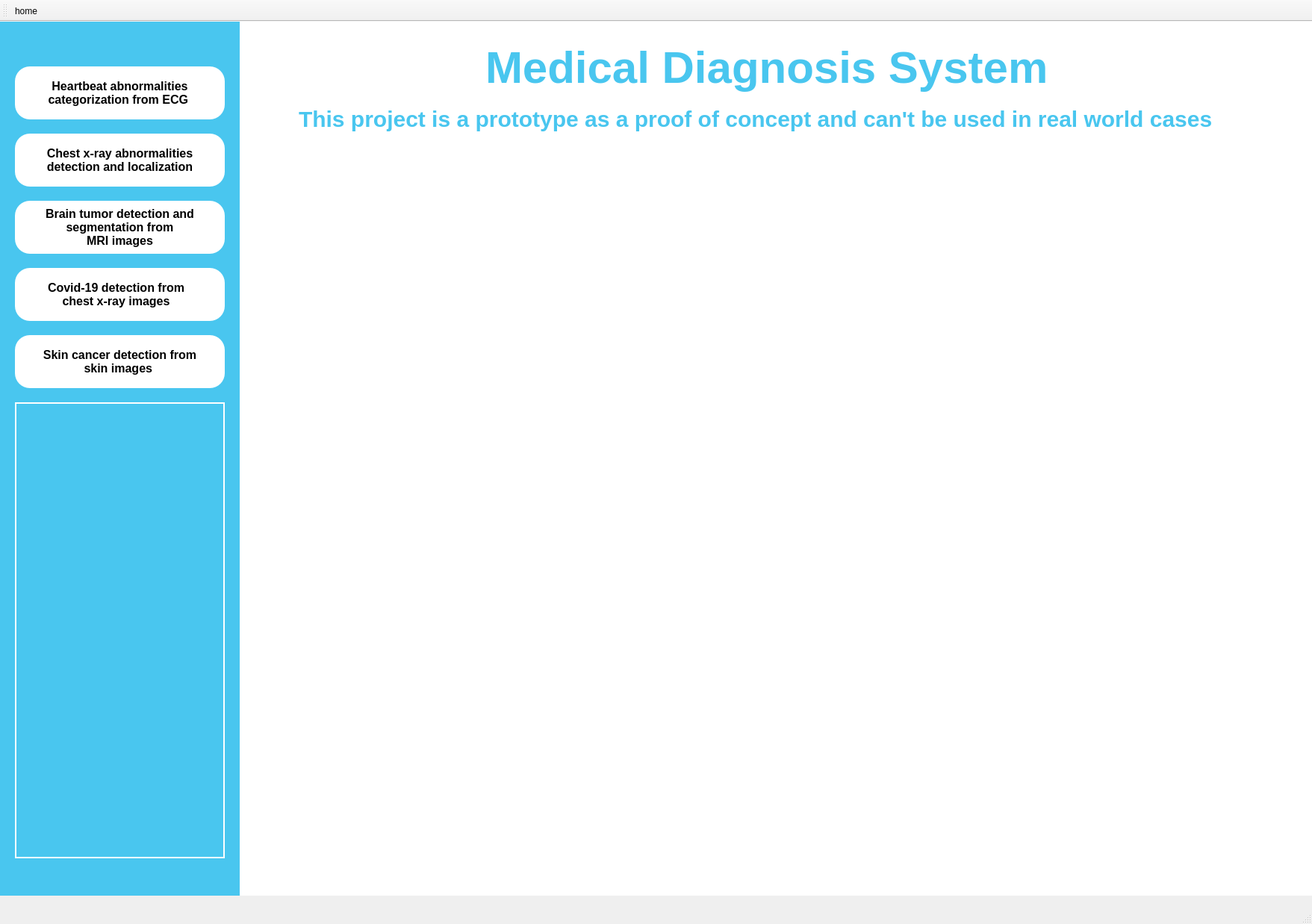
<?xml version="1.0" encoding="UTF-8"?>
<ui version="4.0">
 <class>MainWindow</class>
 <widget class="QMainWindow" name="MainWindow">
  <property name="geometry">
   <rect>
    <x>0</x>
    <y>0</y>
    <width>1757</width>
    <height>1238</height>
   </rect>
  </property>
  <property name="windowTitle">
   <string>MainWindow</string>
  </property>
  <widget class="QWidget" name="centralwidget">
   <widget class="QStackedWidget" name="stackedwidget">
    <property name="geometry">
     <rect>
      <x>320</x>
      <y>-30</y>
      <width>1441</width>
      <height>1201</height>
     </rect>
    </property>
    <property name="mouseTracking">
     <bool>false</bool>
    </property>
    <property name="styleSheet">
     <string notr="true">QstackedWidget{
border:false

}</string>
    </property>
    <property name="frameShape">
     <enum>QFrame::NoFrame</enum>
    </property>
    <property name="currentIndex">
     <number>0</number>
    </property>
    <widget class="QWidget" name="home">
     <property name="styleSheet">
      <string notr="true">QWidget{

background-color:white


}</string>
     </property>
     <widget class="QLabel" name="label_23">
      <property name="geometry">
       <rect>
        <x>0</x>
        <y>210</y>
        <width>1441</width>
        <height>801</height>
       </rect>
      </property>
      <property name="text">
       <string/>
      </property>
      <property name="pixmap">
       <pixmap>images/icons/16367359_rm373batch7-banner-06-s88.jpg</pixmap>
      </property>
      <property name="scaledContents">
       <bool>true</bool>
      </property>
     </widget>
     <widget class="QLabel" name="label_4">
      <property name="geometry">
       <rect>
        <x>330</x>
        <y>40</y>
        <width>791</width>
        <height>101</height>
       </rect>
      </property>
      <property name="styleSheet">
       <string notr="true">QLabel{

color: rgb(73, 198, 239);
font-size: 60px;
font-weight: 800;
}</string>
      </property>
      <property name="text">
       <string>Medical Diagnosis System</string>
      </property>
     </widget>
     <widget class="QLabel" name="label_5">
      <property name="geometry">
       <rect>
        <x>80</x>
        <y>110</y>
        <width>1301</width>
        <height>101</height>
       </rect>
      </property>
      <property name="styleSheet">
       <string notr="true">QLabel{

color: rgb(73, 198, 239);
font-size: 30px;
font-weight: 800;
}</string>
      </property>
      <property name="text">
       <string>This project is a prototype as a proof of concept and can't be used in real world cases </string>
      </property>
     </widget>
     <zorder>label_5</zorder>
     <zorder>label_23</zorder>
     <zorder>label_4</zorder>
    </widget>
    <widget class="QWidget" name="brain_page">
     <widget class="QLabel" name="brain_choose_image">
      <property name="geometry">
       <rect>
        <x>180</x>
        <y>330</y>
        <width>511</width>
        <height>511</height>
       </rect>
      </property>
      <property name="styleSheet">
       <string notr="true">QLabel{

background-color:white;

color: rgb(73, 198, 239);
border-radius: 35px;

}</string>
      </property>
      <property name="text">
       <string>&lt;html&gt;&lt;head/&gt;&lt;body&gt;&lt;p&gt;&lt;span style=&quot; font-size:26pt;&quot;&gt;No file choosen, yet&lt;/span&gt;&lt;/p&gt;&lt;/body&gt;&lt;/html&gt;</string>
      </property>
      <property name="scaledContents">
       <bool>true</bool>
      </property>
      <property name="alignment">
       <set>Qt::AlignCenter</set>
      </property>
      <property name="wordWrap">
       <bool>true</bool>
      </property>
      <property name="margin">
       <number>-3</number>
      </property>
     </widget>
     <widget class="QPushButton" name="brain_choose_btn">
      <property name="geometry">
       <rect>
        <x>180</x>
        <y>850</y>
        <width>511</width>
        <height>81</height>
       </rect>
      </property>
      <property name="styleSheet">
       <string notr="true">QPushButton{

font-size: 25px;
color:white;
background-color:rgb(73, 198, 239);

border-radius: 35px;


}</string>
      </property>
      <property name="text">
       <string>Choose a file</string>
      </property>
     </widget>
     <widget class="QPushButton" name="brain_diagnose_btn">
      <property name="geometry">
       <rect>
        <x>180</x>
        <y>950</y>
        <width>241</width>
        <height>91</height>
       </rect>
      </property>
      <property name="styleSheet">
       <string notr="true">QPushButton{

font-size: 25px;
background-color:rgb(73, 198, 239);
color:white;

border-radius: 40px;


}</string>
      </property>
      <property name="text">
       <string>Diagnose</string>
      </property>
     </widget>
     <widget class="QLabel" name="brain_result">
      <property name="geometry">
       <rect>
        <x>460</x>
        <y>950</y>
        <width>231</width>
        <height>91</height>
       </rect>
      </property>
      <property name="styleSheet">
       <string notr="true">QLabel{

font-size: 25px;
background-color:rgb(73, 198, 239);
text-align: center;
color:white;

border-radius: 35px;


}

</string>
      </property>
      <property name="text">
       <string>&lt;html&gt;&lt;head/&gt;&lt;body&gt;&lt;p align=&quot;center&quot;&gt;Result&lt;/p&gt;&lt;/body&gt;&lt;/html&gt;</string>
      </property>
      <property name="wordWrap">
       <bool>true</bool>
      </property>
     </widget>
     <widget class="QLabel" name="label_2">
      <property name="geometry">
       <rect>
        <x>390</x>
        <y>210</y>
        <width>721</width>
        <height>91</height>
       </rect>
      </property>
      <property name="styleSheet">
       <string notr="true">QLabel{

color:rgb(73, 198, 239);
font-size: 60px;
font-weight: 800;
}</string>
      </property>
      <property name="text">
       <string>Brain tumor detection</string>
      </property>
     </widget>
     <widget class="QLabel" name="brain_seg_result">
      <property name="geometry">
       <rect>
        <x>740</x>
        <y>330</y>
        <width>511</width>
        <height>511</height>
       </rect>
      </property>
      <property name="styleSheet">
       <string notr="true">QLabel{

background-color:white;

color: rgb(85, 170, 255);
border-radius: 35px;

}</string>
      </property>
      <property name="text">
       <string>&lt;html&gt;&lt;head/&gt;&lt;body&gt;&lt;p&gt;&lt;br/&gt;&lt;/p&gt;&lt;p&gt;&lt;br/&gt;&lt;/p&gt;&lt;p&gt;&lt;br/&gt;&lt;/p&gt;&lt;p&gt;&lt;br/&gt;&lt;/p&gt;&lt;/body&gt;&lt;/html&gt;</string>
      </property>
      <property name="scaledContents">
       <bool>true</bool>
      </property>
      <property name="alignment">
       <set>Qt::AlignCenter</set>
      </property>
      <property name="wordWrap">
       <bool>true</bool>
      </property>
      <property name="margin">
       <number>-3</number>
      </property>
     </widget>
    </widget>
    <widget class="QWidget" name="covid_page">
     <widget class="QLabel" name="label_6">
      <property name="geometry">
       <rect>
        <x>440</x>
        <y>180</y>
        <width>621</width>
        <height>131</height>
       </rect>
      </property>
      <property name="styleSheet">
       <string notr="true">QLabel{

color:rgb(73, 198, 239);
font-size: 60px;
font-weight: 800;
}</string>
      </property>
      <property name="text">
       <string>COVID-19 detection</string>
      </property>
     </widget>
     <widget class="QLabel" name="covid_choose_image">
      <property name="geometry">
       <rect>
        <x>180</x>
        <y>330</y>
        <width>511</width>
        <height>511</height>
       </rect>
      </property>
      <property name="styleSheet">
       <string notr="true">QLabel{

background-color:white;

color:rgb(73, 198, 239);
border-radius: 35px;

}</string>
      </property>
      <property name="text">
       <string>&lt;html&gt;&lt;head/&gt;&lt;body&gt;&lt;p&gt;&lt;span style=&quot; font-size:26pt;&quot;&gt;No file choosen, yet&lt;/span&gt;&lt;/p&gt;&lt;/body&gt;&lt;/html&gt;</string>
      </property>
      <property name="scaledContents">
       <bool>true</bool>
      </property>
      <property name="alignment">
       <set>Qt::AlignCenter</set>
      </property>
      <property name="wordWrap">
       <bool>true</bool>
      </property>
      <property name="margin">
       <number>-3</number>
      </property>
     </widget>
     <widget class="QPushButton" name="covid_choose_btn">
      <property name="geometry">
       <rect>
        <x>180</x>
        <y>850</y>
        <width>511</width>
        <height>81</height>
       </rect>
      </property>
      <property name="styleSheet">
       <string notr="true">QPushButton{

font-size: 25px;
color:white;
background-color:rgb(73, 198, 239);

border-radius: 35px;


}</string>
      </property>
      <property name="text">
       <string>Choose a file</string>
      </property>
     </widget>
     <widget class="QLabel" name="covid_result">
      <property name="geometry">
       <rect>
        <x>460</x>
        <y>950</y>
        <width>231</width>
        <height>91</height>
       </rect>
      </property>
      <property name="styleSheet">
       <string notr="true">QLabel{

font-size: 25px;
background-color:rgb(73, 198, 239);
text-align: center;
color:white;

border-radius: 35px;


}

</string>
      </property>
      <property name="text">
       <string>&lt;html&gt;&lt;head/&gt;&lt;body&gt;&lt;p align=&quot;center&quot;&gt;Result&lt;/p&gt;&lt;/body&gt;&lt;/html&gt;</string>
      </property>
      <property name="wordWrap">
       <bool>true</bool>
      </property>
     </widget>
     <widget class="QPushButton" name="covid_diagnose_btn">
      <property name="geometry">
       <rect>
        <x>180</x>
        <y>950</y>
        <width>241</width>
        <height>91</height>
       </rect>
      </property>
      <property name="styleSheet">
       <string notr="true">QPushButton{

font-size: 25px;
background-color:rgb(73, 198, 239);
color:white;

border-radius: 40px;


}</string>
      </property>
      <property name="text">
       <string>Diagnose</string>
      </property>
     </widget>
     <widget class="QLabel" name="covid_gradcam">
      <property name="geometry">
       <rect>
        <x>740</x>
        <y>330</y>
        <width>511</width>
        <height>511</height>
       </rect>
      </property>
      <property name="styleSheet">
       <string notr="true">QLabel{

background-color:white;

color: rgb(85, 170, 255);
border-radius: 35px;

}</string>
      </property>
      <property name="text">
       <string>&lt;html&gt;&lt;head/&gt;&lt;body&gt;&lt;p&gt;&lt;br/&gt;&lt;/p&gt;&lt;p&gt;&lt;br/&gt;&lt;/p&gt;&lt;/body&gt;&lt;/html&gt;</string>
      </property>
      <property name="scaledContents">
       <bool>true</bool>
      </property>
      <property name="alignment">
       <set>Qt::AlignCenter</set>
      </property>
      <property name="wordWrap">
       <bool>true</bool>
      </property>
      <property name="margin">
       <number>-3</number>
      </property>
     </widget>
    </widget>
    <widget class="QWidget" name="ecg_page">
     <widget class="QPushButton" name="ecg_choose_btn">
      <property name="geometry">
       <rect>
        <x>20</x>
        <y>810</y>
        <width>511</width>
        <height>81</height>
       </rect>
      </property>
      <property name="styleSheet">
       <string notr="true">QPushButton{

font-size: 25px;
color:white;
background-color:rgb(73, 198, 239);

border-radius: 35px;


}</string>
      </property>
      <property name="text">
       <string>Choose a file</string>
      </property>
     </widget>
     <widget class="QLabel" name="label_10">
      <property name="geometry">
       <rect>
        <x>360</x>
        <y>20</y>
        <width>741</width>
        <height>171</height>
       </rect>
      </property>
      <property name="styleSheet">
       <string notr="true">QLabel{

color: rgb(73, 198, 239);
font-size: 60px;
font-weight: 800;
}</string>
      </property>
      <property name="text">
       <string>Heartbeat abnormalities detection from ECG</string>
      </property>
      <property name="wordWrap">
       <bool>true</bool>
      </property>
     </widget>
     <widget class="QPushButton" name="ecg_diagnose_btn">
      <property name="geometry">
       <rect>
        <x>20</x>
        <y>910</y>
        <width>241</width>
        <height>91</height>
       </rect>
      </property>
      <property name="styleSheet">
       <string notr="true">QPushButton{

font-size: 25px;
background-color:rgb(73, 198, 239);
color:white;

border-radius: 40px;


}</string>
      </property>
      <property name="text">
       <string>Diagnose</string>
      </property>
     </widget>
     <widget class="QLabel" name="ecg_choose_image">
      <property name="geometry">
       <rect>
        <x>20</x>
        <y>190</y>
        <width>1331</width>
        <height>511</height>
       </rect>
      </property>
      <property name="styleSheet">
       <string notr="true">QLabel{

background-color:white;

color: rgb(73, 198, 239);
border-radius: 35px;

}</string>
      </property>
      <property name="text">
       <string>&lt;html&gt;&lt;head/&gt;&lt;body&gt;&lt;p&gt;&lt;span style=&quot; font-size:26pt;&quot;&gt;No file choosen, yet&lt;/span&gt;&lt;/p&gt;&lt;/body&gt;&lt;/html&gt;</string>
      </property>
      <property name="scaledContents">
       <bool>true</bool>
      </property>
      <property name="alignment">
       <set>Qt::AlignCenter</set>
      </property>
      <property name="wordWrap">
       <bool>true</bool>
      </property>
      <property name="margin">
       <number>-3</number>
      </property>
     </widget>
     <widget class="QLabel" name="ecg_result">
      <property name="geometry">
       <rect>
        <x>270</x>
        <y>910</y>
        <width>261</width>
        <height>91</height>
       </rect>
      </property>
      <property name="styleSheet">
       <string notr="true">QLabel{

font-size: 25px;
background-color:rgb(73, 198, 239);
text-align: center;
color:white;

border-radius: 35px;


}

</string>
      </property>
      <property name="text">
       <string>&lt;html&gt;&lt;head/&gt;&lt;body&gt;&lt;p align=&quot;center&quot;&gt;Result&lt;/p&gt;&lt;/body&gt;&lt;/html&gt;</string>
      </property>
      <property name="wordWrap">
       <bool>true</bool>
      </property>
     </widget>
     <widget class="QLabel" name="ecg_beat">
      <property name="geometry">
       <rect>
        <x>720</x>
        <y>710</y>
        <width>631</width>
        <height>351</height>
       </rect>
      </property>
      <property name="styleSheet">
       <string notr="true">QLabel{

background-color:white;

color: rgb(85, 170, 255);
border-radius: 35px;

}</string>
      </property>
      <property name="text">
       <string>&lt;html&gt;&lt;head/&gt;&lt;body&gt;&lt;p&gt;&lt;br/&gt;&lt;/p&gt;&lt;p&gt;&lt;br/&gt;&lt;/p&gt;&lt;p&gt;&lt;br/&gt;&lt;/p&gt;&lt;/body&gt;&lt;/html&gt;</string>
      </property>
      <property name="scaledContents">
       <bool>true</bool>
      </property>
      <property name="alignment">
       <set>Qt::AlignCenter</set>
      </property>
      <property name="wordWrap">
       <bool>true</bool>
      </property>
      <property name="margin">
       <number>-3</number>
      </property>
     </widget>
     <widget class="QRadioButton" name="ecg_hw_btn">
      <property name="geometry">
       <rect>
        <x>570</x>
        <y>770</y>
        <width>95</width>
        <height>181</height>
       </rect>
      </property>
      <property name="text">
       <string>HardWare</string>
      </property>
     </widget>
    </widget>
    <widget class="QWidget" name="chest_page">
     <widget class="QPushButton" name="chest_choose_btn">
      <property name="geometry">
       <rect>
        <x>180</x>
        <y>850</y>
        <width>511</width>
        <height>81</height>
       </rect>
      </property>
      <property name="styleSheet">
       <string notr="true">QPushButton{

font-size: 25px;
color:white;
background-color:rgb(73, 198, 239);

border-radius: 35px;


}</string>
      </property>
      <property name="text">
       <string>Choose a file</string>
      </property>
     </widget>
     <widget class="QLabel" name="chest_result_image">
      <property name="geometry">
       <rect>
        <x>740</x>
        <y>330</y>
        <width>511</width>
        <height>511</height>
       </rect>
      </property>
      <property name="styleSheet">
       <string notr="true">QLabel{

background-color:white;

color: rgb(85, 170, 255);
border-radius: 35px;

}</string>
      </property>
      <property name="text">
       <string>&lt;html&gt;&lt;head/&gt;&lt;body&gt;&lt;p&gt;&lt;br/&gt;&lt;/p&gt;&lt;p&gt;&lt;br/&gt;&lt;/p&gt;&lt;p&gt;&lt;br/&gt;&lt;/p&gt;&lt;p&gt;&lt;br/&gt;&lt;/p&gt;&lt;/body&gt;&lt;/html&gt;</string>
      </property>
      <property name="scaledContents">
       <bool>true</bool>
      </property>
      <property name="alignment">
       <set>Qt::AlignCenter</set>
      </property>
      <property name="wordWrap">
       <bool>true</bool>
      </property>
      <property name="margin">
       <number>-3</number>
      </property>
     </widget>
     <widget class="QPushButton" name="chest_diagnose_btn">
      <property name="geometry">
       <rect>
        <x>180</x>
        <y>950</y>
        <width>511</width>
        <height>91</height>
       </rect>
      </property>
      <property name="styleSheet">
       <string notr="true">QPushButton{

font-size: 25px;
background-color:rgb(73, 198, 239);
color:white;

border-radius: 40px;


}</string>
      </property>
      <property name="text">
       <string>Diagnose</string>
      </property>
     </widget>
     <widget class="QLabel" name="label_11">
      <property name="geometry">
       <rect>
        <x>330</x>
        <y>110</y>
        <width>961</width>
        <height>161</height>
       </rect>
      </property>
      <property name="styleSheet">
       <string notr="true">QLabel{

color:rgb(73, 198, 239);
font-size: 60px;
font-weight: 800;
}</string>
      </property>
      <property name="text">
       <string>Chest x-ray abnormalities localization and categorization</string>
      </property>
      <property name="wordWrap">
       <bool>true</bool>
      </property>
     </widget>
     <widget class="QLabel" name="chest_choose_image">
      <property name="geometry">
       <rect>
        <x>180</x>
        <y>330</y>
        <width>511</width>
        <height>511</height>
       </rect>
      </property>
      <property name="styleSheet">
       <string notr="true">QLabel{

background-color:white;

color: rgb(73, 198, 239);
border-radius: 35px;

}</string>
      </property>
      <property name="text">
       <string>&lt;html&gt;&lt;head/&gt;&lt;body&gt;&lt;p&gt;&lt;span style=&quot; font-size:26pt;&quot;&gt;No file choosen, yet&lt;/span&gt;&lt;/p&gt;&lt;/body&gt;&lt;/html&gt;</string>
      </property>
      <property name="scaledContents">
       <bool>true</bool>
      </property>
      <property name="alignment">
       <set>Qt::AlignCenter</set>
      </property>
      <property name="wordWrap">
       <bool>true</bool>
      </property>
      <property name="margin">
       <number>-3</number>
      </property>
     </widget>
    </widget>
    <widget class="QWidget" name="skin_page">
     <widget class="QLabel" name="label_9">
      <property name="geometry">
       <rect>
        <x>420</x>
        <y>160</y>
        <width>691</width>
        <height>131</height>
       </rect>
      </property>
      <property name="styleSheet">
       <string notr="true">QLabel{

color: rgb(73, 198, 239);
font-size: 60px;
font-weight: 800;
}</string>
      </property>
      <property name="text">
       <string>Skin cancer detection </string>
      </property>
     </widget>
     <widget class="QPushButton" name="skin_choose_btn">
      <property name="geometry">
       <rect>
        <x>180</x>
        <y>850</y>
        <width>511</width>
        <height>81</height>
       </rect>
      </property>
      <property name="styleSheet">
       <string notr="true">QPushButton{

font-size: 25px;
color:white;
background-color:rgb(73, 198, 239);

border-radius: 35px;


}</string>
      </property>
      <property name="text">
       <string>Choose a file</string>
      </property>
     </widget>
     <widget class="QLabel" name="skin_result">
      <property name="geometry">
       <rect>
        <x>460</x>
        <y>950</y>
        <width>231</width>
        <height>91</height>
       </rect>
      </property>
      <property name="styleSheet">
       <string notr="true">QLabel{

font-size: 25px;
background-color:rgb(73, 198, 239);
text-align: center;
color:white;

border-radius: 35px;


}

</string>
      </property>
      <property name="text">
       <string>&lt;html&gt;&lt;head/&gt;&lt;body&gt;&lt;p align=&quot;center&quot;&gt;Result&lt;/p&gt;&lt;/body&gt;&lt;/html&gt;</string>
      </property>
      <property name="wordWrap">
       <bool>true</bool>
      </property>
     </widget>
     <widget class="QPushButton" name="skin_diagnose_btn">
      <property name="geometry">
       <rect>
        <x>180</x>
        <y>950</y>
        <width>241</width>
        <height>91</height>
       </rect>
      </property>
      <property name="styleSheet">
       <string notr="true">QPushButton{

font-size: 25px;
background-color:rgb(73, 198, 239);
color:white;

border-radius: 40px;


}</string>
      </property>
      <property name="text">
       <string>Diagnose</string>
      </property>
     </widget>
     <widget class="QLabel" name="skin_choose_image">
      <property name="geometry">
       <rect>
        <x>180</x>
        <y>330</y>
        <width>511</width>
        <height>511</height>
       </rect>
      </property>
      <property name="styleSheet">
       <string notr="true">QLabel{

background-color:white;

color: rgb(73, 198, 239);
border-radius: 35px;

}</string>
      </property>
      <property name="text">
       <string>&lt;html&gt;&lt;head/&gt;&lt;body&gt;&lt;p&gt;&lt;span style=&quot; font-size:26pt;&quot;&gt;No file choosen, yet&lt;/span&gt;&lt;/p&gt;&lt;/body&gt;&lt;/html&gt;</string>
      </property>
      <property name="scaledContents">
       <bool>true</bool>
      </property>
      <property name="alignment">
       <set>Qt::AlignCenter</set>
      </property>
      <property name="wordWrap">
       <bool>true</bool>
      </property>
      <property name="margin">
       <number>-3</number>
      </property>
     </widget>
     <widget class="QLabel" name="skin_result_image">
      <property name="geometry">
       <rect>
        <x>740</x>
        <y>330</y>
        <width>511</width>
        <height>511</height>
       </rect>
      </property>
      <property name="font">
       <font>
        <pointsize>18</pointsize>
       </font>
      </property>
      <property name="styleSheet">
       <string notr="true">QLabel{

background-color:white;

color: rgb(85, 170, 255);
border-radius: 35px;

}</string>
      </property>
      <property name="text">
       <string>&lt;html&gt;&lt;head/&gt;&lt;body&gt;&lt;p&gt;&lt;br/&gt;&lt;/p&gt;&lt;p&gt;&lt;br/&gt;&lt;/p&gt;&lt;p&gt;&lt;br/&gt;&lt;/p&gt;&lt;p&gt;&lt;br/&gt;&lt;/p&gt;&lt;/body&gt;&lt;/html&gt;</string>
      </property>
      <property name="scaledContents">
       <bool>true</bool>
      </property>
      <property name="alignment">
       <set>Qt::AlignCenter</set>
      </property>
      <property name="wordWrap">
       <bool>true</bool>
      </property>
      <property name="margin">
       <number>-3</number>
      </property>
     </widget>
    </widget>
   </widget>
   <widget class="QFrame" name="frame_2">
    <property name="geometry">
     <rect>
      <x>0</x>
      <y>0</y>
      <width>321</width>
      <height>1171</height>
     </rect>
    </property>
    <property name="styleSheet">
     <string notr="true">QFrame{
background-color:rgb(73, 198, 239);
border-radius: 0px;

}</string>
    </property>
    <property name="frameShape">
     <enum>QFrame::StyledPanel</enum>
    </property>
    <property name="frameShadow">
     <enum>QFrame::Raised</enum>
    </property>
    <widget class="QPushButton" name="ecg_btn">
     <property name="enabled">
      <bool>true</bool>
     </property>
     <property name="geometry">
      <rect>
       <x>20</x>
       <y>60</y>
       <width>281</width>
       <height>71</height>
      </rect>
     </property>
     <property name="sizePolicy">
      <sizepolicy hsizetype="Minimum" vsizetype="Fixed">
       <horstretch>0</horstretch>
       <verstretch>0</verstretch>
      </sizepolicy>
     </property>
     <property name="cursor">
      <cursorShape>ArrowCursor</cursorShape>
     </property>
     <property name="layoutDirection">
      <enum>Qt::LeftToRight</enum>
     </property>
     <property name="autoFillBackground">
      <bool>false</bool>
     </property>
     <property name="styleSheet">
      <string notr="true">QPushButton { 

background-color:white;
border-radius: 20px;
padding-left: 0px;
font-size: 16px;
font-weight:bold;
}</string>
     </property>
     <property name="text">
      <string>Heartbeat abnormalities 
categorization from ECG </string>
     </property>
     <property name="icon">
      <iconset>
       <normaloff>images/icons/898655.png</normaloff>images/icons/898655.png</iconset>
     </property>
     <property name="iconSize">
      <size>
       <width>50</width>
       <height>50</height>
      </size>
     </property>
     <property name="checkable">
      <bool>false</bool>
     </property>
     <property name="autoDefault">
      <bool>false</bool>
     </property>
     <property name="default">
      <bool>false</bool>
     </property>
     <property name="flat">
      <bool>false</bool>
     </property>
    </widget>
    <widget class="QPushButton" name="chest_btn">
     <property name="enabled">
      <bool>true</bool>
     </property>
     <property name="geometry">
      <rect>
       <x>20</x>
       <y>150</y>
       <width>281</width>
       <height>71</height>
      </rect>
     </property>
     <property name="sizePolicy">
      <sizepolicy hsizetype="Minimum" vsizetype="Fixed">
       <horstretch>0</horstretch>
       <verstretch>0</verstretch>
      </sizepolicy>
     </property>
     <property name="cursor">
      <cursorShape>ArrowCursor</cursorShape>
     </property>
     <property name="layoutDirection">
      <enum>Qt::LeftToRight</enum>
     </property>
     <property name="autoFillBackground">
      <bool>false</bool>
     </property>
     <property name="styleSheet">
      <string notr="true">QPushButton { 

background-color:white;
border-radius: 20px;
padding-left:0px;
font-size:16px;
font-weight:bold;

}</string>
     </property>
     <property name="text">
      <string>Chest x-ray abnormalities 
detection and localization</string>
     </property>
     <property name="icon">
      <iconset>
       <normaloff>images/icons/1757690.png</normaloff>images/icons/1757690.png</iconset>
     </property>
     <property name="iconSize">
      <size>
       <width>50</width>
       <height>50</height>
      </size>
     </property>
     <property name="autoDefault">
      <bool>false</bool>
     </property>
     <property name="default">
      <bool>false</bool>
     </property>
     <property name="flat">
      <bool>false</bool>
     </property>
    </widget>
    <widget class="QPushButton" name="brain_btn">
     <property name="enabled">
      <bool>true</bool>
     </property>
     <property name="geometry">
      <rect>
       <x>20</x>
       <y>240</y>
       <width>281</width>
       <height>71</height>
      </rect>
     </property>
     <property name="sizePolicy">
      <sizepolicy hsizetype="Minimum" vsizetype="Fixed">
       <horstretch>0</horstretch>
       <verstretch>0</verstretch>
      </sizepolicy>
     </property>
     <property name="cursor">
      <cursorShape>ArrowCursor</cursorShape>
     </property>
     <property name="layoutDirection">
      <enum>Qt::LeftToRight</enum>
     </property>
     <property name="autoFillBackground">
      <bool>false</bool>
     </property>
     <property name="styleSheet">
      <string notr="true">QPushButton { 

background-color:white;
border-radius: 20px;
font-size:16px;
font-weight:bold;

}</string>
     </property>
     <property name="text">
      <string>Brain tumor detection and 
segmentation from 
MRI images</string>
     </property>
     <property name="icon">
      <iconset>
       <normaloff>images/icons/2491413.png</normaloff>images/icons/2491413.png</iconset>
     </property>
     <property name="iconSize">
      <size>
       <width>50</width>
       <height>50</height>
      </size>
     </property>
     <property name="autoDefault">
      <bool>false</bool>
     </property>
     <property name="default">
      <bool>false</bool>
     </property>
     <property name="flat">
      <bool>false</bool>
     </property>
    </widget>
    <widget class="QPushButton" name="covid_btn">
     <property name="enabled">
      <bool>true</bool>
     </property>
     <property name="geometry">
      <rect>
       <x>20</x>
       <y>330</y>
       <width>281</width>
       <height>71</height>
      </rect>
     </property>
     <property name="sizePolicy">
      <sizepolicy hsizetype="Minimum" vsizetype="Fixed">
       <horstretch>0</horstretch>
       <verstretch>0</verstretch>
      </sizepolicy>
     </property>
     <property name="cursor">
      <cursorShape>ArrowCursor</cursorShape>
     </property>
     <property name="layoutDirection">
      <enum>Qt::LeftToRight</enum>
     </property>
     <property name="autoFillBackground">
      <bool>false</bool>
     </property>
     <property name="styleSheet">
      <string notr="true">QPushButton { 

background-color:white;
border-radius: 20px;
font-size:16px;
font-weight:bold;
padding-left:-10px;
}</string>
     </property>
     <property name="text">
      <string>Covid-19 detection from 
chest x-ray images</string>
     </property>
     <property name="icon">
      <iconset>
       <normaloff>images/icons/4706707.png</normaloff>images/icons/4706707.png</iconset>
     </property>
     <property name="iconSize">
      <size>
       <width>50</width>
       <height>50</height>
      </size>
     </property>
     <property name="autoDefault">
      <bool>false</bool>
     </property>
     <property name="default">
      <bool>false</bool>
     </property>
     <property name="flat">
      <bool>false</bool>
     </property>
    </widget>
    <widget class="QPushButton" name="skin_btn">
     <property name="enabled">
      <bool>true</bool>
     </property>
     <property name="geometry">
      <rect>
       <x>20</x>
       <y>420</y>
       <width>281</width>
       <height>71</height>
      </rect>
     </property>
     <property name="sizePolicy">
      <sizepolicy hsizetype="Minimum" vsizetype="Fixed">
       <horstretch>0</horstretch>
       <verstretch>0</verstretch>
      </sizepolicy>
     </property>
     <property name="cursor">
      <cursorShape>ArrowCursor</cursorShape>
     </property>
     <property name="layoutDirection">
      <enum>Qt::LeftToRight</enum>
     </property>
     <property name="autoFillBackground">
      <bool>false</bool>
     </property>
     <property name="styleSheet">
      <string notr="true">QPushButton { 

background-color:white;
border-radius: 20px;
font-size:16px;
font-weight:bold;

}</string>
     </property>
     <property name="text">
      <string>Skin cancer detection from 
skin images </string>
     </property>
     <property name="icon">
      <iconset>
       <normaloff>images/icons/6974779.png</normaloff>images/icons/6974779.png</iconset>
     </property>
     <property name="iconSize">
      <size>
       <width>50</width>
       <height>50</height>
      </size>
     </property>
     <property name="autoDefault">
      <bool>false</bool>
     </property>
     <property name="default">
      <bool>false</bool>
     </property>
     <property name="flat">
      <bool>false</bool>
     </property>
    </widget>
    <widget class="QLabel" name="guide">
     <property name="geometry">
      <rect>
       <x>20</x>
       <y>510</y>
       <width>281</width>
       <height>611</height>
      </rect>
     </property>
     <property name="styleSheet">
      <string notr="true">QLabel{

font-size: 20px;
background-color:rgb(73, 198, 239);
color:white;
border: 2px solid white;
border-radius: 0px;


}

</string>
     </property>
     <property name="text">
      <string>&lt;!DOCTYPE HTML PUBLIC &quot;-//W3C//DTD HTML 4.0//EN&quot; &quot;http://www.w3.org/TR/REC-html40/strict.dtd&quot;&gt;
&lt;html&gt;&lt;head&gt;&lt;meta name=&quot;qrichtext&quot; content=&quot;1&quot; /&gt;&lt;style type=&quot;text/css&quot;&gt;
p, li { white-space: pre-wrap; }
&lt;/style&gt;&lt;/head&gt;&lt;body style=&quot; font-family:'MS Shell Dlg 2'; font-size:25px; font-weight:400; font-style:normal;&quot;&gt;
&lt;p align=&quot;justify&quot; style=&quot;-qt-paragraph-type:empty; margin-top:12px; margin-bottom:12px; margin-left:0px; margin-right:0px; -qt-block-indent:0; text-indent:0px;&quot;&gt;&lt;br /&gt;&lt;/p&gt;&lt;/body&gt;&lt;/html&gt;</string>
     </property>
     <property name="wordWrap">
      <bool>true</bool>
     </property>
    </widget>
   </widget>
  </widget>
  <widget class="QMenuBar" name="menubar">
   <property name="geometry">
    <rect>
     <x>0</x>
     <y>0</y>
     <width>1757</width>
     <height>26</height>
    </rect>
   </property>
  </widget>
  <widget class="QStatusBar" name="statusbar"/>
  <widget class="QToolBar" name="toolBar">
   <property name="windowTitle">
    <string>toolBar</string>
   </property>
   <attribute name="toolBarArea">
    <enum>TopToolBarArea</enum>
   </attribute>
   <attribute name="toolBarBreak">
    <bool>false</bool>
   </attribute>
   <addaction name="actionhome"/>
  </widget>
  <action name="actionhome">
   <property name="icon">
    <iconset>
     <normaloff>images/icons/25694.png</normaloff>images/icons/25694.png</iconset>
   </property>
   <property name="text">
    <string>home</string>
   </property>
  </action>
 </widget>
 <resources/>
 <connections/>
</ui>
